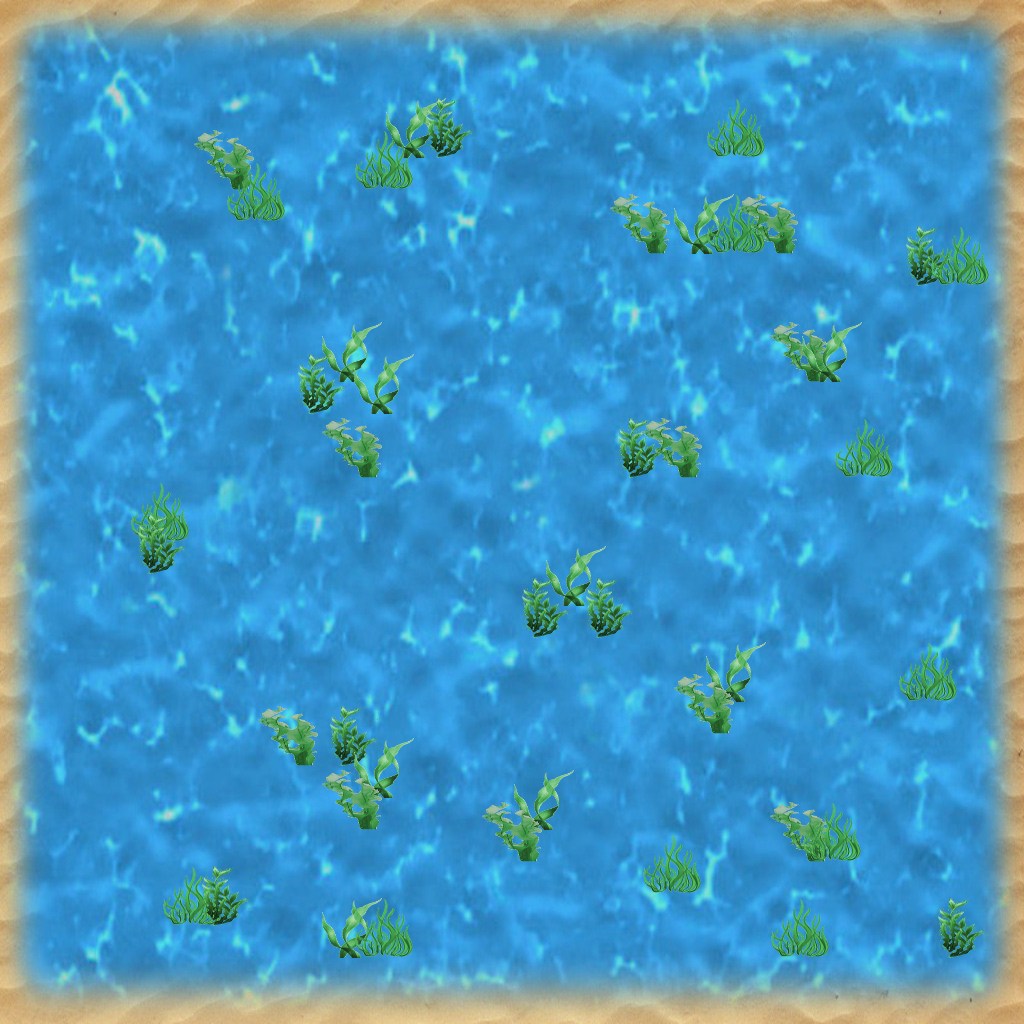

A 2D game scene composited from a Tiled map and its tileset images. What follows is a short description and the map's XML, with every tile layer's data as written:
An orthogonal 32x32 tile map with 32x32 px tiles, 1 tile layer (Camada de Tiles 1), 4 tilesets, 1 image layer and 34 objects.

<map version="1.2" tiledversion="1.2.0" orientation="orthogonal" renderorder="right-down" width="32" height="32" tilewidth="32" tileheight="32" infinite="0" nextlayerid="4" nextobjectid="35">
 <tileset firstgid="1" name="ocean-plants" tilewidth="64" tileheight="64" tilecount="4" columns="2">
  <image source="ocean-plants.png" width="128" height="128" />
 </tileset>
 <tileset firstgid="5" name="starfish" tilewidth="64" tileheight="64" tilecount="1" columns="1">
  <image source="starfish.png" width="64" height="64" />
  <tile id="0">
   <properties>
    <property name="name" value="Starfish" />
   </properties>
  </tile>
 </tileset>
 <tileset firstgid="6" name="rock" tilewidth="64" tileheight="64" tilecount="1" columns="1">
  <image source="rock.png" width="64" height="64" />
  <tile id="0">
   <properties>
    <property name="name" value="Rock" />
   </properties>
  </tile>
 </tileset>
 <tileset firstgid="7" name="sign" tilewidth="64" tileheight="64" tilecount="1" columns="1">
  <image source="sign.png" width="64" height="64" />
  <tile id="0">
   <properties>
    <property name="message" value="Hello, world!" />
    <property name="name" value="Sign" />
   </properties>
  </tile>
 </tileset>
 <imagelayer id="3" name="Camada de Imagem 1">
  <image source="large-water.jpg" width="1024" height="1024" />
 </imagelayer>
 <layer id="1" name="Camada de Tiles 1" width="32" height="32">
  <data encoding="csv">
0,0,0,0,0,0,0,0,0,0,0,0,0,0,0,0,0,0,0,0,0,0,0,0,0,0,0,0,0,0,0,0,
0,0,0,0,0,0,0,0,0,0,0,0,0,0,0,0,0,0,0,0,0,0,0,0,0,0,0,0,0,0,0,0,
0,0,0,0,0,0,0,0,0,0,0,0,0,0,0,0,0,0,0,0,0,0,0,0,0,0,0,0,0,0,0,0,
0,0,0,0,0,0,0,0,0,0,0,0,0,0,0,0,0,0,0,0,0,0,0,0,0,0,0,0,0,0,0,0,
0,0,0,0,0,0,0,0,0,0,0,0,2,1,0,0,0,0,0,0,0,0,3,0,0,0,0,0,0,0,0,0,
0,0,0,0,0,0,4,0,0,0,0,3,0,0,0,0,0,0,0,0,0,0,0,0,0,0,0,0,0,0,0,0,
0,0,0,0,0,0,0,3,0,0,0,0,0,0,0,0,0,0,0,0,0,0,0,0,0,0,0,0,0,0,0,0,
0,0,0,0,0,0,0,0,0,0,0,0,0,0,0,0,0,0,0,4,0,2,3,4,0,0,0,0,0,0,0,0,
0,0,0,0,0,0,0,0,0,0,0,0,0,0,0,0,0,0,0,0,0,0,0,0,0,0,0,0,1,3,0,0,
0,0,0,0,0,0,0,0,0,0,0,0,0,0,0,0,0,0,0,0,0,0,0,0,0,0,0,0,0,0,0,0,
0,0,0,0,0,0,0,0,0,0,0,0,0,0,0,0,0,0,0,0,0,0,0,0,0,0,0,0,0,0,0,0,
0,0,0,0,0,0,0,0,0,0,2,0,0,0,0,0,0,0,0,0,0,0,0,0,4,2,0,0,0,0,0,0,
0,0,0,0,0,0,0,0,0,1,0,2,0,0,0,0,0,0,0,0,0,0,0,0,0,0,0,0,0,0,0,0,
0,0,0,0,0,0,0,0,0,0,0,0,0,0,0,0,0,0,0,0,0,0,0,0,0,0,0,0,0,0,0,0,
0,0,0,0,0,0,0,0,0,0,4,0,0,0,0,0,0,0,0,1,4,0,0,0,0,0,3,0,0,0,0,0,
0,0,0,0,0,0,0,0,0,0,0,0,0,0,0,0,0,0,0,0,0,0,0,0,0,0,0,0,0,0,0,0,
0,0,0,0,3,0,0,0,0,0,0,0,0,0,0,0,0,0,0,0,0,0,0,0,0,0,0,0,0,0,0,0,
0,0,0,0,1,0,0,0,0,0,0,0,0,0,0,0,0,0,0,0,0,0,0,0,0,0,0,0,0,0,0,0,
0,0,0,0,0,0,0,0,0,0,0,0,0,0,0,0,0,2,0,0,0,0,0,0,0,0,0,0,0,0,0,0,
0,0,0,0,0,0,0,0,0,0,0,0,0,0,0,0,1,0,1,0,0,0,0,0,0,0,0,0,0,0,0,0,
0,0,0,0,0,0,0,0,0,0,0,0,0,0,0,0,0,0,0,0,0,0,0,0,0,0,0,0,0,0,0,0,
0,0,0,0,0,0,0,0,0,0,0,0,0,0,0,0,0,0,0,0,0,0,2,0,0,0,0,0,3,0,0,0,
0,0,0,0,0,0,0,0,0,0,0,0,0,0,0,0,0,0,0,0,0,4,0,0,0,0,0,0,0,0,0,0,
0,0,0,0,0,0,0,0,4,0,1,0,0,0,0,0,0,0,0,0,0,0,0,0,0,0,0,0,0,0,0,0,
0,0,0,0,0,0,0,0,0,0,0,2,0,0,0,0,0,0,0,0,0,0,0,0,0,0,0,0,0,0,0,0,
0,0,0,0,0,0,0,0,0,0,4,0,0,0,0,0,2,0,0,0,0,0,0,0,0,0,0,0,0,0,0,0,
0,0,0,0,0,0,0,0,0,0,0,0,0,0,0,4,0,0,0,0,0,0,0,0,4,3,0,0,0,0,0,0,
0,0,0,0,0,0,0,0,0,0,0,0,0,0,0,0,0,0,0,0,3,0,0,0,0,0,0,0,0,0,0,0,
0,0,0,0,0,3,1,0,0,0,0,0,0,0,0,0,0,0,0,0,0,0,0,0,0,0,0,0,0,0,0,0,
0,0,0,0,0,0,0,0,0,0,2,3,0,0,0,0,0,0,0,0,0,0,0,0,3,0,0,0,0,1,0,0,
0,0,0,0,0,0,0,0,0,0,0,0,0,0,0,0,0,0,0,0,0,0,0,0,0,0,0,0,0,0,0,0,
0,0,0,0,0,0,0,0,0,0,0,0,0,0,0,0,0,0,0,0,0,0,0,0,0,0,0,0,0,0,0,0
</data>
 </layer>
 <objectgroup id="2" name="Camada de Objetos 1">
  <object id="1" gid="6" x="-1" y="297" width="64" height="64" />
  <object id="2" gid="6" x="64" y="288" width="64" height="64" />
  <object id="3" gid="6" x="128" y="320" width="124" height="109" rotation="-0.873639" />
  <object id="4" gid="6" x="394" y="481" width="64" height="64" />
  <object id="5" gid="6" x="199" y="609" width="64" height="64" />
  <object id="6" gid="6" x="259" y="851" width="64" height="64" />
  <object id="7" gid="6" x="551" y="705" width="64" height="64" />
  <object id="8" gid="6" x="432" y="223" width="64" height="64" />
  <object id="9" gid="6" x="707" y="223" width="64" height="64" />
  <object id="10" gid="6" x="768" y="172" width="64" height="64" />
  <object id="11" gid="6" x="823" y="538" width="64" height="64" />
  <object id="12" gid="6" x="628" y="537" width="64" height="64" />
  <object id="13" gid="6" x="904" y="773" width="64" height="64" />
  <object id="14" gid="6" x="904" y="773" width="64" height="64" />
  <object id="15" gid="6" x="498" y="922" width="64" height="64" />
  <object id="16" gid="6" x="910" y="339" width="64" height="64" />
  <object id="17" gid="6" x="270" y="472" width="64" height="64" />
  <object id="18" gid="6" x="99" y="632" width="64" height="64" />
  <object id="19" gid="6" x="613" y="736" width="64" height="64" />
  <object id="20" gid="6" x="851" y="826" width="64" height="64" />
  <object id="21" gid="6" x="853" y="381" width="64" height="64" />
  <object id="22" gid="6" x="157" y="650" width="64" height="64" />
  <object id="23" gid="6" x="125" y="983" width="64" height="64" />
  <object id="24" gid="7" x="0" y="625" width="93" height="81">
   <properties>
    <property name="message" value="Collect all the starfish." />
   </properties>
  </object>
  <object id="25" gid="7" x="919" y="384" width="64" height="64">
   <properties>
    <property name="message" value="Starfish North Bay!" />
   </properties>
  </object>
  <object id="26" gid="5" x="280" y="158" width="64" height="64" />
  <object id="27" gid="5" x="909" y="167" width="64" height="64" />
  <object id="28" gid="5" x="924" y="840" width="64" height="64" />
  <object id="29" gid="5" x="253" y="975" width="64" height="64" />
  <object id="30" gid="5" x="40" y="175" width="64" height="64" />
  <object id="31" gid="5" x="657" y="166" width="64" height="64" />
  <object id="32" gid="5" x="635" y="672" width="64" height="64" />
  <object id="33" gid="5" x="641" y="965" width="64" height="64" />
  <object id="34" x="32" y="768" width="128" height="128">
   <properties>
    <property name="name" value="Start" />
   </properties>
  </object>
 </objectgroup>
</map>
